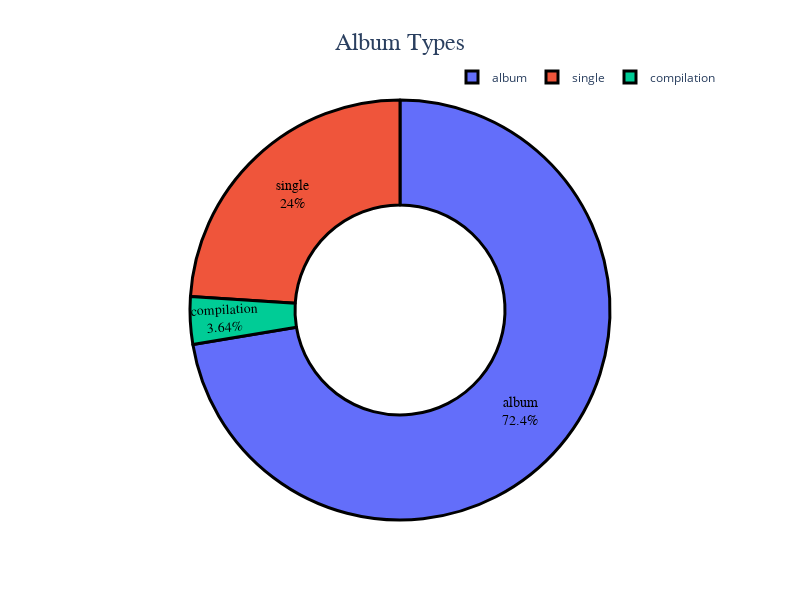

The notebook cell this image was saved under:
### Code cell
labels = album_type_count.index.tolist()
sizes = album_type_count.values.tolist()

fig1 = px.pie(values=sizes, names=labels, title='Album Types', 
             labels={'names': 'Album Types'}, 
             template='plotly_white', 
             hole=0.5)

fig1.update_traces(textinfo='percent+label', textposition='inside', 
                  marker=dict(line=dict(color='#000000', width=3)),
                  textfont=dict(size=14, color='black', family='Arial, bold'))

fig1.update_layout(legend=dict(orientation="h", yanchor="bottom", y=1.02, xanchor="right", x=1),
                  title_font=dict(size=24, family="Arial"),
                  legend_title_font=dict(size=18, family="Arial"),
                  title_x=0.5,
                  width=800,
                  height=600)

fig1.show()

### Figure 1 — Plotly figure (JSON) as saved in the notebook; plotly's stock layout.template omitted (floating-point values rounded to 4 significant figures)
{"data": [{"domain": {"x": [0, 1], "y": [0, 1]}, "hole": 0.5, "hovertemplate": "Album Types=%{label}<br>value=%{value}<extra></extra>", "labels": ["album", "single", "compilation"], "legendgroup": "", "marker": {"line": {"color": "#000000", "width": 3}}, "name": "", "showlegend": true, "textfont": {"color": "black", "family": "Arial, bold", "size": 14}, "textinfo": "percent+label", "textposition": "inside", "type": "pie", "values": [14149, 4689, 712]}], "layout": {"height": 600, "legend": {"orientation": "h", "title": {"font": {"family": "Arial", "size": 18}}, "tracegroupgap": 0, "x": 1, "xanchor": "right", "y": 1.02, "yanchor": "bottom"}, "title": {"font": {"family": "Arial", "size": 24}, "text": "Album Types", "x": 0.5}, "width": 800}}
